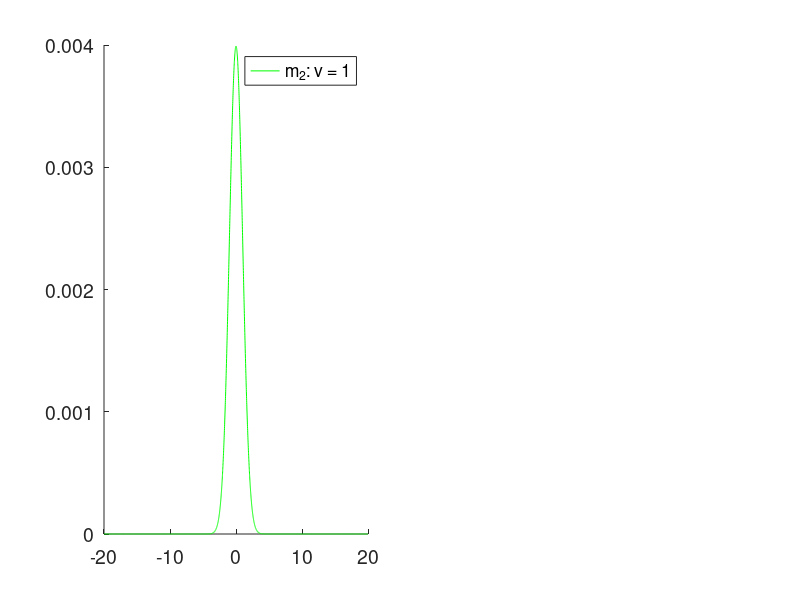

Write the MATLAB code that produced this figure. (Note: this script raises an error after producing the figure.)
function testDJS
% test the influence of variance scaling on Chernoff bound

alpha1 = 1;
alpha2 = 1:4:33;
ps = 0.5*ones(2,1);

gri = -20:0.01:20;
col = repmat('rgbcmy',1,1e2);

n = 1;
In = eye(n);

mus{1} = zeros(n,1);
Qs{1} = alpha1.*In;
tmp = mus{1}-gri;
p1 = exp(-0.5*tmp.^2./Qs{1});
p1 = p1./sum(p1);

hf = figure('color',[1 1 1]);
pos = get(hf,'position');
set(hf,'position',[pos(1)-pos(3)/2 pos(2) 2*pos(3) pos(4)])
ha = subplot(1,2,1,'parent',hf);
set(ha,...
    'nextplot','add',...
    'xlim',[min(gri) max(gri)],...
    'fontsize',14);

str = cell(0);
xt = cell(0);

for i = 1:length(alpha2)

    
    mus{2} = zeros(n,1);
    Qs{2} = alpha2(i).*In;
    
    tmp = mus{2}-gri;
    p2 = exp(-0.5*tmp.^2./Qs{2});
    p2 = p2./sum(p2);
    
    plot(ha,gri,p2,'color',col(i+1));
    str{i} = ['m_2: v = ',num2str(alpha2(i))];
    legend(str)
    
    [DJS(i),b(i)] = JensenShannon(mus,Qs,ps);
    [pe(i)] = ProbError(mus,Qs,ps);
    
    
end
plot(ha,gri,p1,'k--');
str{end+1} = ['m_1: v = ',num2str(alpha1)];
legend(ha,str)
grid(ha,'on')
xlabel(ha,'y')
ylabel(ha,'p(y|m)')

ha2 = subplot(1,2,2,'parent',hf);
set(ha2,...
    'nextplot','add',...
    'xlim',[0.5,length(alpha2)+.5],...
    'xtick',1:length(alpha2),...
    'xticklabel',alpha2-alpha1,...
    'fontsize',14)
plot(ha2,pe,'g')
plot(ha2,-DJS,'b')
plot(ha2,0.5*b,'r')
plot(ha2,0.25*b.^2,'r--')
plot(ha2,-DJS,'b.')
plot(ha2,0.5*b,'r.')
plot(ha2,0.25*b.^2,'r.')
plot(ha2,pe,'g.')
grid(ha2,'on')
xlabel(ha2,'variance contrast')
ylabel(ha2,'p(e=1|u)')
legend(ha2,{'p(e=1|u)','r(u)','b(u)/2','b(u)^2/4'})
getSubplots

